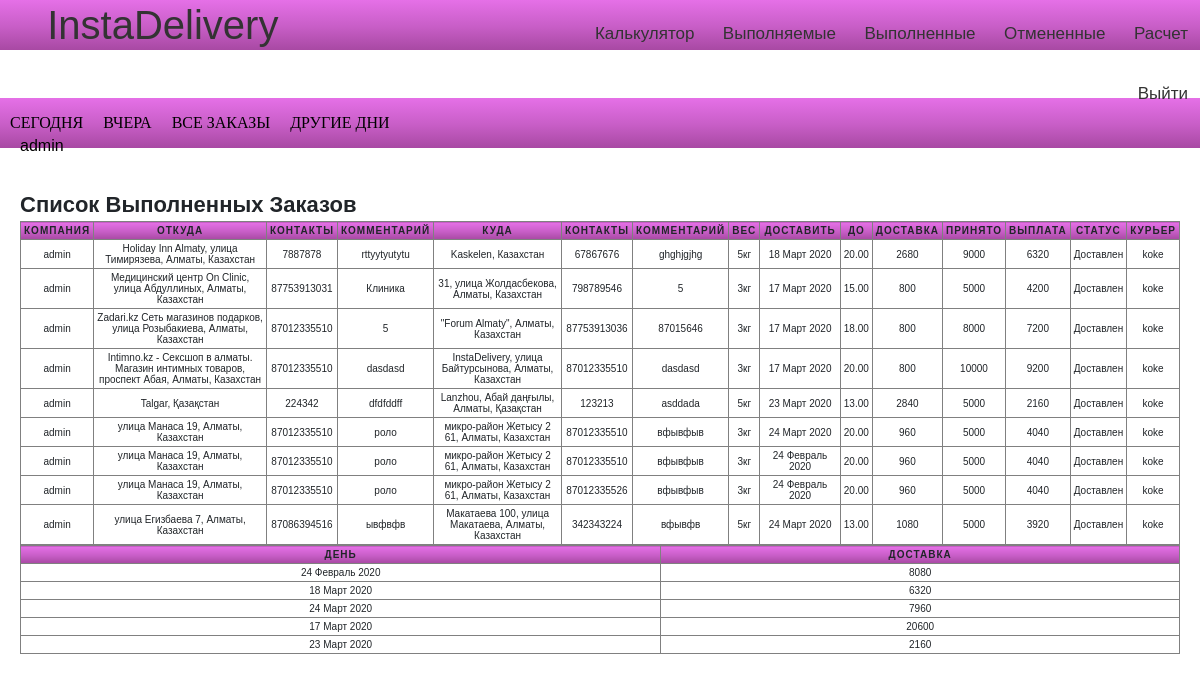
The page /users/private/success/all (signed in) on the database its author committed.
### Lallog/models.py (models this page shows)
class TestOrder(models.Model):
	client=models.ForeignKey(settings.AUTH_USER_MODEL,on_delete=models.CASCADE)
	marshrut=models.CharField(max_length=200)
	ves=models.DecimalField(decimal_places=0,max_digits=1000,default=10)
	from_address=models.CharField(max_length=200)
	from_phone=models.CharField(max_length=200)
	from_comment=models.CharField(max_length=200)
	to=models.CharField(max_length=200)
	to_phone=models.CharField(max_length=200)
	to_date=models.CharField(max_length=200,default="")
	to_date_until=models.CharField(max_length=200)
	to_comment=models.CharField(max_length=200)
	distance=models.DecimalField(decimal_places=0,max_digits=1000,default=10)
	itog=models.DecimalField(decimal_places=0,max_digits=1000,default=10)
	curier = models.ForeignKey(Curier,on_delete=models.CASCADE,default=None,related_name="choiced_curier",blank=True,null=True)
	nal=models.DecimalField(decimal_places=0,max_digits=1000,default=0)
	raschet=models.DecimalField(decimal_places=0,max_digits=1000,default=0)
	status = models.CharField(max_length=200,default="Ожидание")
	curier_money = models.DecimalField(decimal_places=0,max_digits=1000,default=0)
	success = models.BooleanField(default=True)
	created_date = models.DateTimeField(default=timezone.now)
	__original_curier = None
	def __init__(self,*args,**kwargs):
		print("Object was created")
		super(TestOrder,self).__init__(*args,**kwargs)
		self.__origin_curier = self.curier

### curier/models.py (models this page shows)
class Curier(models.Model):
	user = models.OneToOneField(settings.AUTH_USER_MODEL, on_delete=models.CASCADE,related_name="mycurier")
	first_name = models.CharField(max_length=255,default="")
	last_name = models.CharField(max_length=255, default="")
	photo =models.ImageField(upload_to='curiers/%y/%m/%d', blank=True)
	experience=models.IntegerField(blank=True, null=True)
	phone = models.IntegerField(null=False, blank=False)
	is_available=models.BooleanField(default=False)
	balance = models.DecimalField(decimal_places=0,max_digits=1000,default=0)

### users/views.py (the view)
# urls.py: path("private/success/<str:day>",views.private_success,name="private_success"),
def private_success(request,day):
	curier = TestOrder.objects.filter(client=request.user).order_by("-created_date")
	orders_completed=None
	alldaysorders=curier.all().filter(status="Доставлен")
	if day=="all":
	    orders_completed = TestOrder.objects.filter(client=request.user,status="Доставлен",success=True)
	elif day=="today":
		mydate= datetime.date.today().strftime("%d %B")
		print(mydate)
		orders_completed = curier.all().filter(status="Доставлен",to_date=mydate).order_by("-created_date")
	elif day=="yesterday":
		mydate1=datetime.date.today() - datetime.timedelta(days=1)
		mydate1=mydate1.strftime("%d %B")
		print(mydate1)
		orders_completed = curier.all().filter(status="Доставлен",to_date=mydate1).order_by("-created_date")
	else:
	    orders_completed = curier.all().filter(status="Доставлен",to_date=day).order_by("-created_date")
	mydata = list(orders_completed.values_list("to_date"))
	mydata1 = list(alldaysorders.values_list("to_date"))
	alldays=[]
	for i in mydata1:
	    alldays.append(i[0])
	alldays = set(alldays)
	days=[]
	for i in mydata:
	    days.append(i[0])
	days=set(days)
	analyze=[]
	for i in days:
	    order = orders_completed.filter(to_date=i)
	    sumi=0
	    for j in order:
	        sumi+=j.raschet
	    temp={
	    "day":i,
	    "sum":int(sumi)
	    }
	    analyze.append(temp)
	mydate= datetime.datetime.now()
	mydate1=datetime.date.today() + datetime.timedelta(days=1)
	ctx={
		"orders_completed":orders_completed,
		"analyze":analyze,
		"alldays":alldays,
		"today":mydate,
		"tomorrow":mydate1,
	}
	return render(request,"users/private2.html",context=ctx)

### users/templates/users/private2.html (shortened to what this page needs)
{%extends 'users/base.html'%}
{%load static%}
{%block content%}
<br>
<nav class="raschet_kur" >
<ul >
    <li><a href="{% url 'private_success' day='today'%}">Сегодня</a></li>
    <li><a href="{% url 'private_success' day='yesterday'%}">Вчера</a></li>
    <li ><a href="{% url 'private_success' day='all'%}">Все заказы</a></li>
    <li><a href="#">Другие дни</a>
    </li>
</ul>
</nav>
    <div class="lichka_prav">
        <caption>Список Выполненных Заказов</caption>
        <table  border="1" id="table_private">
            <tr >
                <th>Компания</th>
                <th>Откуда</th>
                <th>Контакты</th>
                <th>Комментарий</th>
                <th>Куда</th>
                <th>Контакты</th>
                <th>Комментарий</th>
                <th>Вес</th>
                <th>Доставить</th>
                <th>До</th>
                <th>Доставка</th>
                <th>Принято</th>
                <th>Выплата</th>
                <th>Статус</th>
                <th>Курьер</th>
            </tr>
            {%for i in orders_completed%}
            <tr>
                <td data-label="Компания">{{i.client}}</td>
                <td data-label="Откуда">{{i.from_address}}</td>
                <td data-label="Контакты">{{i.from_phone}}</td>
                 <td data-label="Комментарий">{{i.from_comment}}</td>
                <td data-label="Куда">{{i.to}}</td>
                <td data-label="Контакты">{{i.to_phone}}</td>
                <td data-label="Комментарий">{{i.to_comment}}</td>
                <td data-label="Вес">{{i.ves}}кг</td>
                <td data-label="Доставить">{{i.to_date}}</td>
                <td data-label="Ограничения">{{i.to_date_until}}</td>
                <td data-label="Доставка">{{i.itog}}</td>
                <td data-label="Принято ">{{i.nal}}</td>
                <td data-label="К выплате">{{i.raschet}}</td>
                <td data-label="Статус">{{i.status}}</td>
                <td data-label="Курьер">{{i.curier.user}}</td>
            </tr>
            {%endfor%}
        </table>
  <table  border="1" id="table_private">
      <tr>
          <th>День</th>
          <th>Доставка</th>
      </tr>
      {%for i in analyze%}
      <tr>
          <td data-label="День">{{i.day}}</td>
          <td data-label="Сумма">{{i.sum}}</td>
      </tr>
      {%endfor%}
  </table>
    </div>
{%endblock content%}

### users/templates/users/base.html (shortened to what this page needs)
{% load static %}
<html lang="en">
<head>
    <link rel="stylesheet" href="https://use.fontawesome.com/releases/v5.8.2/css/all.css">
    <link rel="stylesheet" href="https://stackpath.bootstrapcdn.com/bootstrap/4.3.1/css/bootstrap.min.css">
    <link href="{% static 'css/style.css' %}" rel="stylesheet" />
    <body>
        <div class="menu">
            <div class="links">
                <a href="{% url 'Home' %}" class="menu-icon">InstaDelivery</a>
                <a href="{% url 'kalkul' %}" class="menu-item">Калькулятор</a>
                <a href="{% url 'private' %}" class="menu-item">Выполняемые</a>
                <a href="{% url 'private_success' day='all'%}" class="menu-item">Выполненные</a>
                <a href="{% url 'private_raschet' %}" class="menu-item">Отмененные</a>
                <a href="{% url 'user_rachet' %}" class="menu-item">Расчет</a>
                <a href="{% url 'user_logout' %}" class="menu-item">Выйти</a>
            </div>
            <div class="username_best2">
                {%if user.is_authenticated%} {{user.username}}
            </div>
        </div>
        {%endif%} {%block content%} {%endblock content%}
    </body>
</html>

### Lallog/static/css/style.css (style rules this page uses)
* { padding: 0; margin: 0; }
div { box-sizing: border-box; }
.username_best2 { color:black; position: absolute; margin-top: 10px; margin-left: 20px; }
.raschet_kur { width: 100%; margin: 0 auto; }
.raschet_kur:before { content: ''; display: block; height: 50px; width: 100%; background: #e570e7; background: -moz-linear-gradient(top, #e570e7 0%, #c85ec7 53%, #a849a3 100%); background: -webkit-linear-gradient(top, #e570e7 0%,#c85ec7 53%,#a849a3 100%); background: linear-gradient(to bottom, #e570e7 0%,#c85ec7 53%,#a849a3 100%); filter: progid:DXImageTransform.Microsoft.gradient( startColorstr='#e570e7', endColorstr='#a849a3',GradientType=0 ); position: absolute; left:0; z-index: -1; }
.raschet_kur ul { margin: 0; padding: 0; list-style: none; height: 50px; }
.raschet_kur > ul { display: flex; justify-content: left; }
.raschet_kur ul li a { font-family: "Open+Sans"; color: black; display: block; height: 50px; padding: 0 10px; text-transform: uppercase; text-decoration: none; line-height: 50px; }
table { width: 100%; margin:0; padding:0; border-collapse: collapse; border-spacing: 0; }
table tr { padding: 3px; }
table th, table td { padding: 3px; text-align: center; }
table th { text-transform: uppercase; font-size: 10px; letter-spacing: 1px; }
body { font-family: sans-serif; }
.menu { text-align: right; background: #e570e7; background: -moz-linear-gradient(top, #e570e7 0%, #c85ec7 53%, #a849a3 100%); background: -webkit-linear-gradient(top, #e570e7 0%,#c85ec7 53%,#a849a3 100%); background: linear-gradient(to bottom, #e570e7 0%,#c85ec7 53%,#a849a3 100%); filter: progid:DXImageTransform.Microsoft.gradient( startColorstr='#e570e7', endColorstr='#a849a3',GradientType=0 ); height: 50px; }
.menu-item { display: inline-block; color:#333; font-size: 17px; line-height: 30px; padding: 15px 12px; text-decoration: none; }
.menu-icon { display: inline-block; color:#333; font-size: 40px; line-height: 30px; padding: 10px 0px; margin-right: 300px; text-decoration: none; }
.lichka_prav { margin-left: 20px; margin-right: 20px; margin-top: 40px; font-weight: bold; font-family: Open+Sans; font-size: 22px; }
.lichka_prav th { background: #e570e7; background: -moz-linear-gradient(top, #e570e7 0%, #c85ec7 53%, #a849a3 100%); background: -webkit-linear-gradient(top, #e570e7 0%,#c85ec7 53%,#a849a3 100%); background: linear-gradient(to bottom, #e570e7 0%,#c85ec7 53%,#a849a3 100%); filter: progid:DXImageTransform.Microsoft.gradient( startColorstr='#e570e7', endColorstr='#a849a3',GradientType=0 ); }
#table_private { font-size: 10px; }
#table_private tr th { font-size: 10px; }

### rows shown on the page
TestOrder: client "admin", from_address "Holiday Inn Almaty, улица Тимирязева, Алматы, Казахстан", from_phone "7887878", from_comment "rttyytyutytu", to "Kaskelen, Казахстан", to_phone "67867676", to_comment "ghghjgjhg", ves "5", to_date "18 Март 2020", to_date_until "20.00", itog "2680", nal "9000", raschet "6320", status "Доставлен", curier.user "koke", day "18 Март 2020", sum "6320"
TestOrder: client "admin", from_address "Медицинский центр On Clinic, улица Абдуллиных, Алматы, Казахстан", from_phone "87753913031", from_comment "Клиника", to "31, улица Жолдасбекова, Алматы, Казахстан", to_phone "798789546", to_comment "5", ves "3", to_date "17 Март 2020", to_date_until "15.00", itog "800", nal "5000", raschet "4200", status "Доставлен", curier.user "koke"
TestOrder: client "admin", from_address "Zadari.kz Сеть магазинов подарков, улица Розыбакиева, Алматы, Казахстан", from_phone "87012335510", from_comment "5", to "\"Forum Almaty\", Алматы, Казахстан", to_phone "87753913036", to_comment "87015646", ves "3", to_date "17 Март 2020", to_date_until "18.00", itog "800", nal "8000", raschet "7200", status "Доставлен", curier.user "koke"
TestOrder: client "admin", from_address "Intimno.kz - Cексшоп в алматы. Магазин интимных товаров, проспект Абая, Алматы, Казахстан", from_phone "87012335510", from_comment "dasdasd", to "InstaDelivery, улица Байтурсынова, Алматы, Казахстан", to_phone "87012335510", to_comment "dasdasd", ves "3", to_date "17 Март 2020", to_date_until "20.00", itog "800", nal "10000", raschet "9200", status "Доставлен", curier.user "koke"
TestOrder: client "admin", from_address "Talgar, Қазақстан", from_phone "224342", from_comment "dfdfddff", to "Lanzhou, Абай даңғылы, Алматы, Қазақстан", to_phone "123213", to_comment "asddada", ves "5", to_date "23 Март 2020", to_date_until "13.00", itog "2840", nal "5000", raschet "2160", status "Доставлен", curier.user "koke", day "23 Март 2020", sum "2160"
TestOrder: client "admin", from_address "улица Манаса 19, Алматы, Казахстан", from_phone "87012335510", from_comment "роло", to "микро-район Жетысу 2 61, Алматы, Казахстан", to_phone "87012335510", to_comment "вфывфыв", ves "3", to_date "24 Март 2020", to_date_until "20.00", itog "960", nal "5000", raschet "4040", status "Доставлен", curier.user "koke"
TestOrder: client "admin", from_address "улица Манаса 19, Алматы, Казахстан", from_phone "87012335510", from_comment "роло", to "микро-район Жетысу 2 61, Алматы, Казахстан", to_phone "87012335510", to_comment "вфывфыв", ves "3", to_date "24 Февраль 2020", to_date_until "20.00", itog "960", nal "5000", raschet "4040", status "Доставлен", curier.user "koke"
TestOrder: client "admin", from_address "улица Манаса 19, Алматы, Казахстан", from_phone "87012335510", from_comment "роло", to "микро-район Жетысу 2 61, Алматы, Казахстан", to_phone "87012335526", to_comment "вфывфыв", ves "3", to_date "24 Февраль 2020", to_date_until "20.00", itog "960", nal "5000", raschet "4040", status "Доставлен", curier.user "koke"
TestOrder: client "admin", from_address "улица Егизбаева 7, Алматы, Казахстан", from_phone "87086394516", from_comment "ывфвфв", to "Макатаева 100, улица Макатаева, Алматы, Казахстан", to_phone "342343224", to_comment "вфывфв", ves "5", to_date "24 Март 2020", to_date_until "13.00", itog "1080", nal "5000", raschet "3920", status "Доставлен", curier.user "koke"

### other values the page prints
{{ user.username }} "admin"
{{ i.day }} "24 Февраль 2020" "24 Март 2020" "17 Март 2020"
{{ i.sum }} "8080" "7960" "20600"
